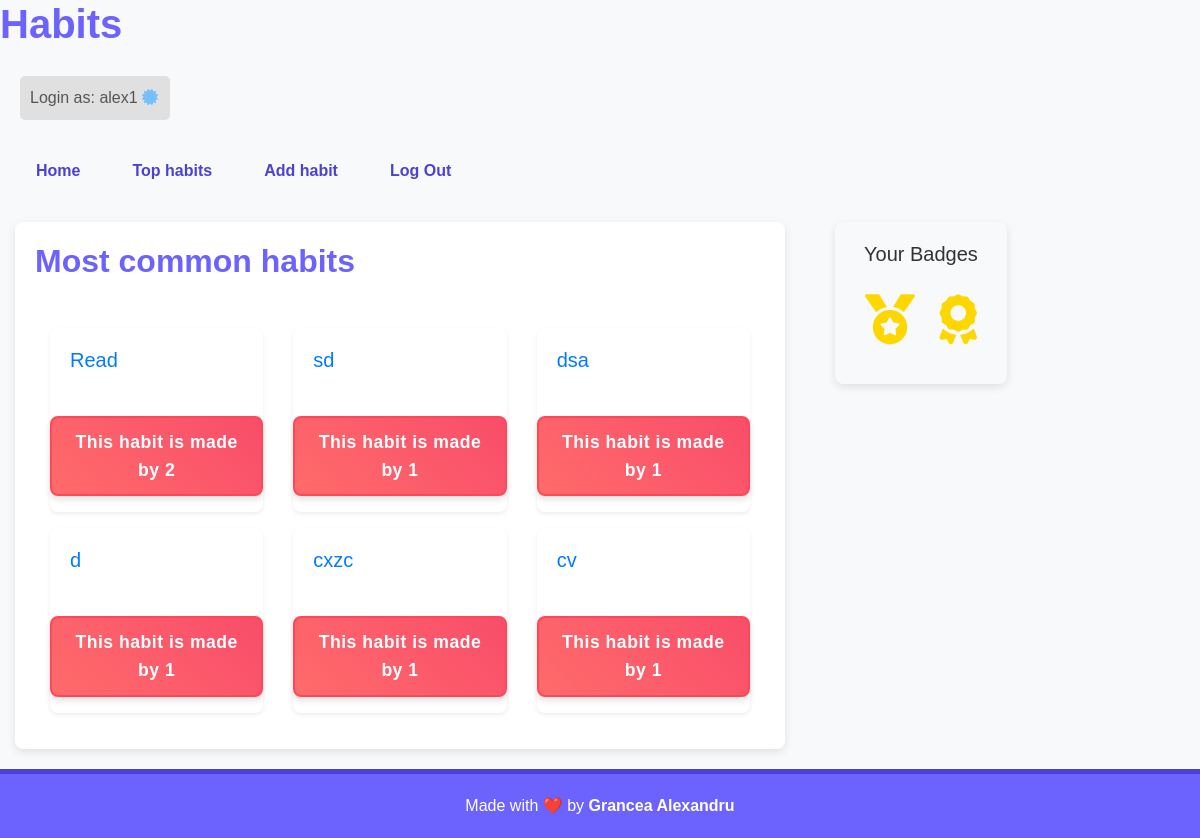
The app's page /top_habits (signed in) with its own data.
### habits/models.py (models this page shows, shortened)
class User(AbstractUser):
    pass

class Habit(models.Model):
    user = models.ForeignKey(User, on_delete=models.CASCADE, related_name="habits")
    habit = models.CharField(max_length=64)
    description = models.CharField(max_length=255)
    status = models.CharField(max_length=64, default="Habit being formed")
    times_completed = models.IntegerField(default=0)
    private = models.BooleanField(default=False)

### habits/views.py (the view)
# urls.py: path('top_habits', views.top_habits, name='top_habits'),
def top_habits(request):
    top_habit = (
        Habit.objects
        .filter(private=False)  # Filter to include only non-private habits
        .values('habit')
        .annotate(habit_count=Count('habit'))
        .order_by('-habit_count')[:6]
    )
    habits = Habit.objects.filter(user=request.user)
    total_completed = 0
    for habit in habits:
        if habit.times_completed >= 30:
            total_completed += 1
    user_badges = get_badge(total_completed)
    return render(request, 'habits/top_habits.html', {
        'top_habits': top_habit,
        'user_badges': user_badges
    })

### habits/templatetags/custom_filters.py (called while the page is built)
@register.filter
def get_badge(total_completed):
    user_badges = []
    if total_completed >= 1:
        user_badges.append("Starter Badge")
    if total_completed >= 5:
        user_badges.append("Consistency Badge")
    if total_completed >= 10:
        user_badges.append("Master Badge")
    return user_badges

### templates/habits/top_habits.html
{% extends "habits/layout.html" %}
{% block body %}
    <h2> Most common habits </h2>
    <div class="container mt-5">
        {% if top_habits %}
            <div class="habit-list mt-4">
                <div class="row">
                    {% for habit in top_habits %}
                        <div class="col-md-4 mb-3">
                            <div class="card shadow-sm habit-card" id="habit-card-{{ habit.id }}">
                                <div class="card-body">
                                    <h5 class="card-title">{{ habit.habit }}</h5>
                                </div>
                                 <p class="habit-info">This habit is made by {{ habit.habit_count }}</p>
                            </div>
                        </div>
                    {% endfor %}
                </div>
            </div>
        {% else %}
            <div class="alert alert-info text-center mt-4" role="alert">
                There aren't any habits. <a href="{% url 'add_habit' %}" class="alert-link">Add a new habit</a> to get started!
            </div>
        {% endif %}
    </div>
{% endblock %}

### templates/habits/layout.html (shortened to what this page needs)
{% load static %}
{% load custom_filters %}
<!DOCTYPE html>
<html lang="en">
<head>
    <link rel="stylesheet" href="https://stackpath.bootstrapcdn.com/bootstrap/4.4.1/css/bootstrap.min.css">
    <link href="{% static 'habits/style.css' %}" rel="stylesheet">
    <link rel="stylesheet" href="https://cdnjs.cloudflare.com/ajax/libs/font-awesome/6.0.0-beta3/css/all.min.css">
</head>
<body>
    <div class="header">
        <h1>Habits</h1>
    </div>
    {% if user.is_authenticated %}
        <div class="login-status">
            Login as: {{ user.username }} <i class="fa-solid fa-certificate" style="color: #74C0FC;"></i>
        </div>
    {% endif %}
    <nav class="navbar navbar-expand-lg navbar-light bg-light">
        <div class="nav-links">
            {% if user.is_authenticated %}
                <li class="nav-item">
                    <a class="nav-link" href="{% url 'main_page' %}">Home</a>
                </li>
                <li class="nav-item">
                    <a class="nav-link" href="{% url 'top_habits' %}">Top habits</a>
                </li>
                <li class="nav-item">
                    <a class="nav-link" href="{% url 'add_habit' %}"> Add habit</a>
                </li>
                <li class="nav-item">
                    <a class="nav-link" href="{% url 'logout' %}">Log Out</a>
                </li>
            {% endif %}
        </div>
    </nav>
    <div class="container-fluid">
        <div class="row">
            <div class="col-md-8">
                <div class="main-content">
                    {% block body %}
                    {% endblock %}
                </div>
            </div>
            {% if user.is_authenticated %}
                <div class="col-md-4">
                    <div class="badge-section">
                        <h5>Your Badges</h5>
                        {% for badge in user_badges %}
                            <div class="reward-badge">
                               {% if badge == "Starter Badge" %}
                                    <i class="fas fa-medal starter-badge" title="Starter Badge"></i>
                               {% elif badge == "Consistency Badge" %}
                                    <i class="fas fa-award consistency-badge" title="Consistency Badge"></i>
                               {% elif badge == "Master Badge" %}
                                    <i class="fas fa-trophy master-badge" title="Master Badge"></i>
                               {% endif %}
                            </div>
                        {% empty %}
                            <p>No badges earned yet.</p>
                        {% endfor %}
                    </div>
                </div>
            {% endif %}
        </div>
    </div>
    <div class="footer">
        Made with ❤️ by <strong> Grancea Alexandru</strong>
    </div>
</body>
</html>

### habits/static/habits/style.css (style rules this page uses)
body { font-family: Arial, sans-serif; background-color: #f9f9f9; color: #333; margin: 0; padding: 0; }
html, body { height: 100%; margin: 0; display: flex; flex-direction: column; }
.navbar { background-color: #6c63ff; padding: 10px 20px; }
.nav-links { display: flex; justify-content: center; gap: 20px; list-style-type: none; padding: 0; margin: 0; }
.nav-link { color: #4b42d3 !important; font-weight: bold; font-size: 16px; text-decoration: none; }
h1, h2, h3 { color: #6c63ff; font-weight: bold; }
p, li { line-height: 1.6; font-size: 16px; }
.badge-section { width: fit-content; margin: 0 auto; text-align: center; }
.reward-badge { display: inline-block; margin: 10px 5px; text-align: center; box-shadow: none; background-color: transparent; padding: 0; border-radius: 0; font-size: 14px; }
.badge-section i.fas { font-size: 50px; margin: 10px 5px; color: #ffd700; }
.starter-badge { color: #ffeb3b; }
.consistency-badge { color: #ff5722; }
.footer { text-align: center; padding: 20px; background-color: #6c63ff; color: #fff; border-top: 5px solid #4b42d3; margin-top: 20px; position: relative; width: 100%; }
.login-status { font-size: 16px; color: #555; background-color: #e0e0e0; padding: 10px; text-align: left; margin: 20px 0 20px 20px; max-width: 150px; border-radius: 5px; }
body { font-family: 'Arial', sans-serif; background-color: #f8f9fa; }
.container { max-width: 900px; margin: auto; }
.habit-card { border: none; border-radius: 8px; background-color: #ffffff; transition: box-shadow 0.3s ease; }
.habit-card .card-title { font-size: 1.25rem; color: #007bff; }
.container { max-width: 1100px; }
.habit-info { font-size: 1.1rem; font-weight: bold; color: #ffffff; background: linear-gradient(45deg, #ff6b6b, #f94d6a); padding: 10px 15px; margin-top: 12px; border-radius: 8px; text-align: center; box-shadow: 0 4px 6px rgba(0, 0, 0, 0.1); border: 2px solid #ff4757; letter-spacing: 0.5px; transition: transform 0.2s ease-in-out, box-shadow 0.2s ease-in-out; }
.main-content { padding: 20px; background-color: #ffffff; border-radius: 8px; box-shadow: 0px 3px 8px rgba(0, 0, 0, 0.1); margin-top: 20px; }
.badge-section { padding: 20px; background-color: #f8f9fa; border-radius: 8px; box-shadow: 0px 3px 8px rgba(0, 0, 0, 0.1); margin-top: 20px; margin-left: 20px; }

### records on screen
User: username "alex1"
Habit: habit "cxzc", habit_count "1"

### other values on screen
{{ habit.habit }} "Read" "sd" "dsa" "d" "cv"
{{ habit.habit_count }} "2" "1" "1" "1" "1"
